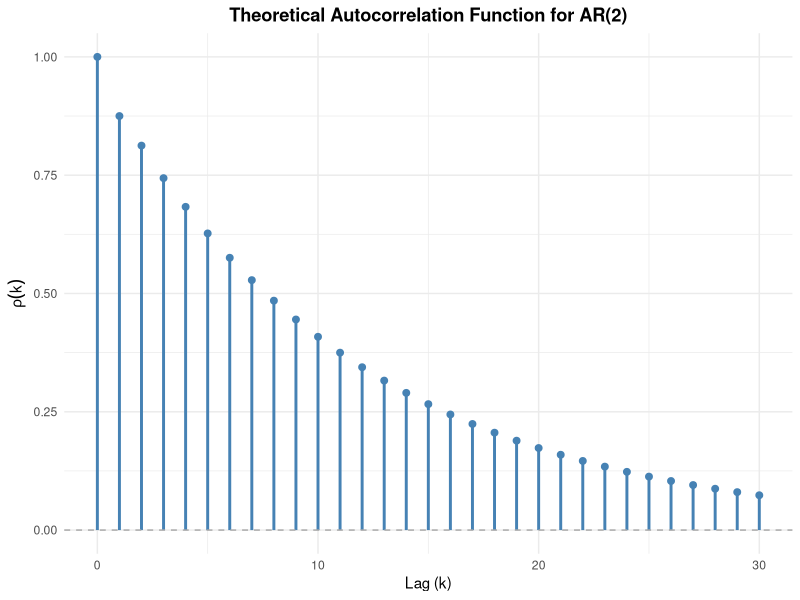
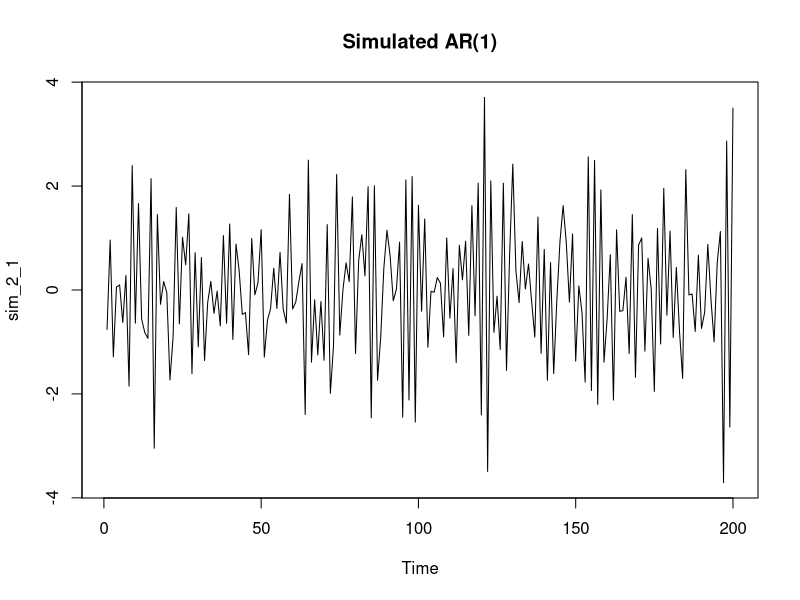
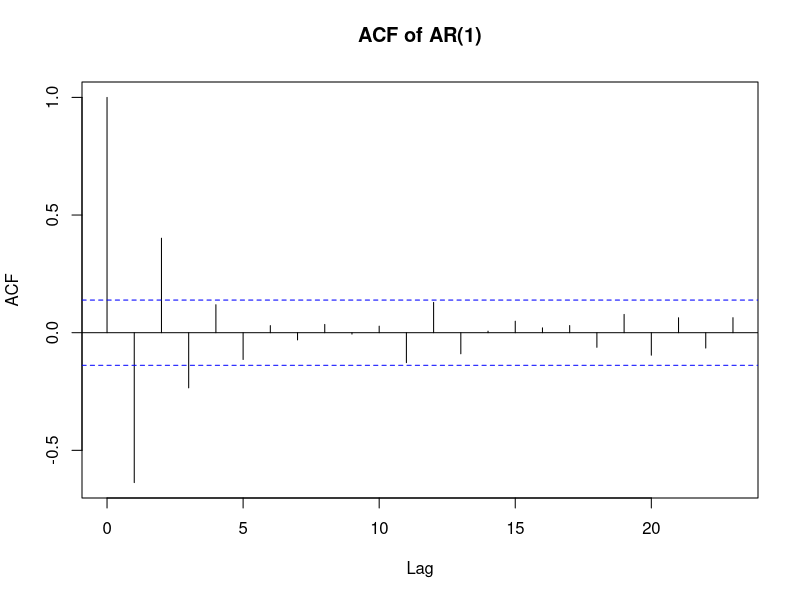
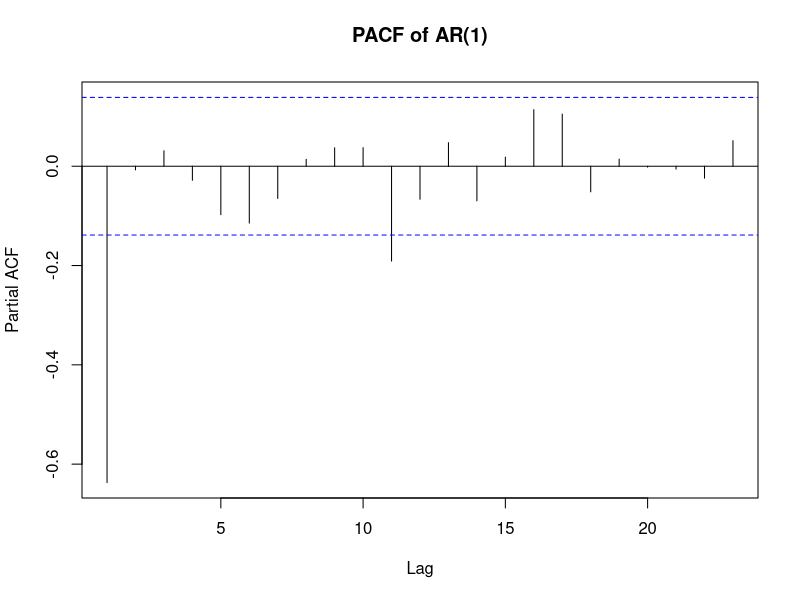
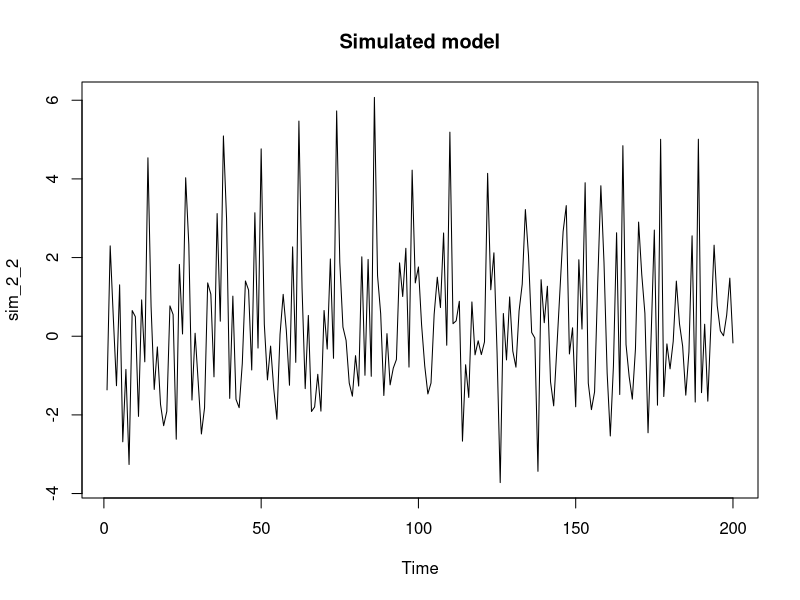
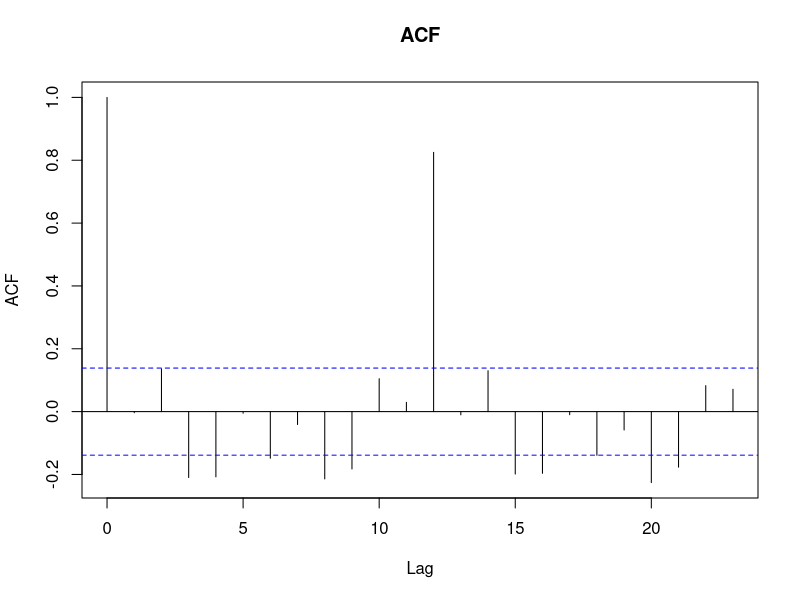
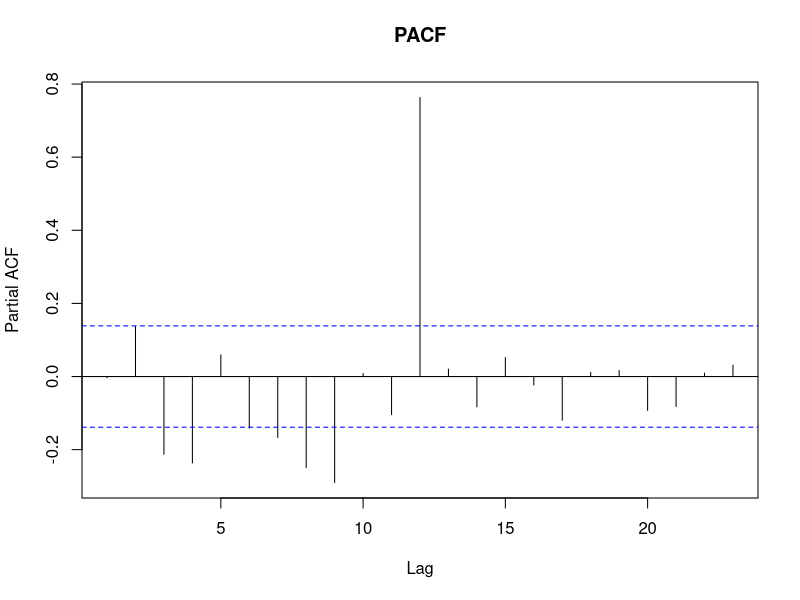
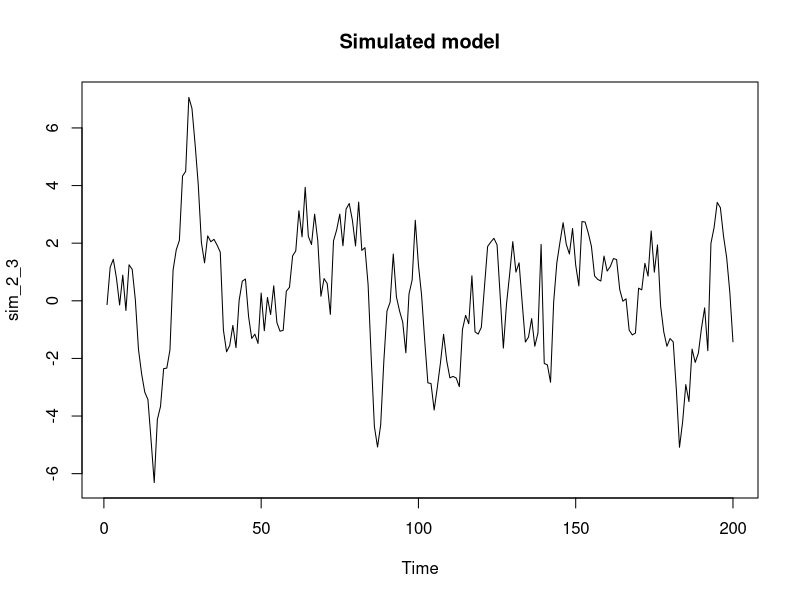

Here is the R script that generated these plots, in order: (Note: this script raises an error after producing the figures.)
## ---- chunk 1
knitr::opts_chunk$set(echo = TRUE)
library(ggplot2)
## ---- chunk 2
# Input
phi_1 <- -0.7
phi_2 <- -0.2
n_lag = 30


rho <- numeric(n_lag +1)

# Calculate autocorrelation (1-indexed)
rho[1] = 1                            #k=0
rho[2] = -phi_1 / ( 1 + phi_2)        #k=1

#Calculate for k=2,...,30
for (k in 3:(n_lag + 1)) {
  rho[k] = -phi_1 * rho[k-1] - phi_2 * rho[k-2]
}

#df for ggplot
acf_df <- data.frame(
  lag = 0:n_lag,
  autocorrelation = rho
)


# plot - hjálp frá ai
acf_plot <- 
  ggplot(acf_df, aes(x = lag, y = autocorrelation)) +
  # vertical lines from y=0 to the rho value
  geom_segment(aes(xend = lag, yend = 0), color = "steelblue", linewidth = 1) + 
  # Add dots at the tips for a polished look
  geom_point(color = "steelblue", size = 2) + 
  # Add the dashed zero line
  geom_hline(yintercept = 0, linetype = "dashed", color = "darkgray") + 
  # Add labels and formatting
  labs(
    title = "Theoretical Autocorrelation Function for AR(2)",
    x = "Lag (k)",
    y = expression(rho(k))
  ) +
  theme_minimal() + # A clean, modern theme
  theme(plot.title = element_text(hjust = 0.5, face = "bold")) # Center the title

print(acf_plot)
ggsave("myndir/acf_plot.png", plot = acf_plot, width = 8, height = 5, dpi = 300)


## ---- chunk 3
set.seed(67)
sim_2_1 <- arima.sim(model = list(ar=-0.6), n=200) # -0.6 af thvi ad R vill hafa thetta a forminu [X_t = phi_1*X_{t-1} + epsilon] en vid gerum [X_t + phi_1 * X_{t-1} = epsilon]

plot(sim_2_1, main="Simulated AR(1)")
acf(sim_2_1, main="ACF of AR(1)")
pacf(sim_2_1, main="PACF of AR(1)")

 
png("myndir/plot_2_1.png", width = 2400, height = 1600, res = 300)


layout(matrix(c(1, 1, 2, 3), nrow = 2, byrow = TRUE))
plot(sim_2_1, main="Simulated AR(1)")
acf(sim_2_1, main="ACF of AR(1)")
pacf(sim_2_1, main="PACF of AR(1)")


dev.off()
## ---- chunk 4
set.seed(67)
sim_2_2 = arima.sim(model = list(ar = c(rep(0,11),0.9)), n=200)

plot(sim_2_2, main="Simulated model")
acf(sim_2_2, main="ACF")
pacf(sim_2_2, main="PACF")

png("myndir/plot_2_2.png", width = 2400, height = 1600, res = 300)


layout(matrix(c(1, 1, 2, 3), nrow = 2, byrow = TRUE))
plot(sim_2_2, main="Simulated model")
acf(sim_2_2, main="ACF")
pacf(sim_2_2, main="PACF")


dev.off()

## ---- chunk 5
set.seed(67)
sim_2_3 = arima.sim(model = list(ar=0.9, ma = c(rep(0,11),-0.7)), n=200)

plot(sim_2_3, main="Simulated model")
acf(sim_2_3, main="ACF")
pacf(sim_2_3, main="PACF")

png("myndir/plot_2_3.png", width = 2400, height = 1600, res = 300)

layout(matrix(c(1, 1, 2, 3), nrow = 2, byrow = TRUE))
plot(sim_2_3, main="Simulated model")
acf(sim_2_3, main="ACF")
pacf(sim_2_3, main="PACF")

dev.off()

## ---- chunk 6
set.seed(67)
sim_2_4_ = arima.sim(model = list(ar = c(-0.6, rep(0, 10), -0.8, -0.48)), n=200)

plot(sim_2_4, main="Simulated model")
acf(sim_2_4, main="ACF"); pacf(sim_2_4_2, main="PACF")

png("myndir/plot_2_4.png", width=2400, height=1600, res=300)
layout(matrix(c(1,1,2,3), nrow=2, byrow=TRUE))
plot(sim_2_4, main="Simulated model")
acf(sim_2_4, main="ACF")
pacf(sim_2_4, main="PACF")
dev.off()
## ---- chunk 7
set.seed(67)

# Lags 2–11: 0
sim_2_5 = arima.sim(model = list(ma = c(0.4, rep(0, 10), -0.8, -0.32)), n=200)
plot(sim_2_5, main="Simulated model")
acf(sim_2_5, main="ACF")
pacf(sim_2_5, main="PACF")

png("myndir/plot_2_5.png", width = 2400, height = 1600, res = 300)

layout(matrix(c(1, 1, 2, 3), nrow = 2, byrow = TRUE))
plot(sim_2_5, main="Simulated model")
acf(sim_2_5, main="ACF")
pacf(sim_2_5, main="PACF")

dev.off()
## ---- chunk 8
set.seed(67)
sim_2_6 = arima.sim(model = list(
    ar = c(rep(0, 11), 0.7),
    ma = -0.4
    ), n=200)

plot(sim_2_6, main="Simulated model")
acf(sim_2_6, main="ACF")
pacf(sim_2_6, main="PACF")

png("myndir/plot_2_6.png", width = 2400, height = 1600, res = 300)

layout(matrix(c(1, 1, 2, 3), nrow = 2, byrow = TRUE))
plot(sim_2_6, main="Simulated model")
acf(sim_2_6, main="ACF")
pacf(sim_2_6, main="PACF")

dev.off()
